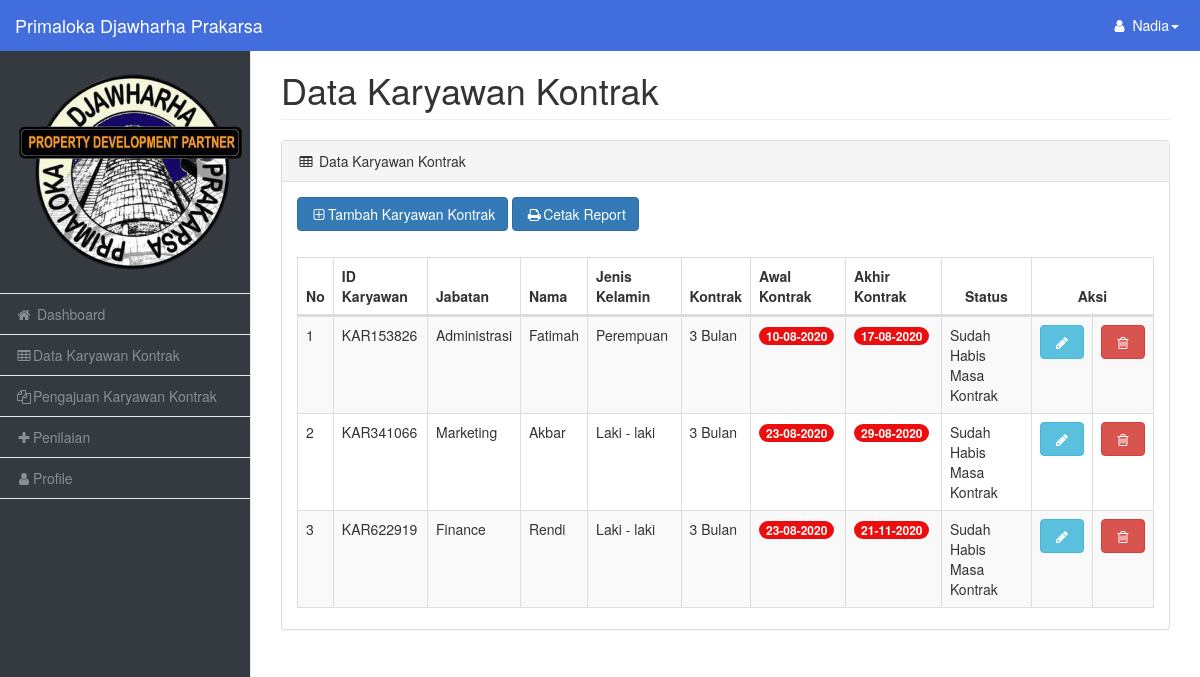
Page /pages/data_kar.php (signed in) on the committed database.
### tables this page shows
CREATE TABLE `tb_karyawan` (
  `id_karyawan` varchar(20) NOT NULL,
  `id_jabatan` int(11) NOT NULL,
  `nama` varchar(30) NOT NULL,
  `jk` varchar(20) NOT NULL,
  `alamat` text NOT NULL,
  `no_telp` varchar(12) NOT NULL,
  `tmp_lahir` varchar(20) NOT NULL,
  `tgl_lahir` date NOT NULL,
  `kontrak` varchar(15) NOT NULL,
  `awal_kontrak` date NOT NULL,
  `akhir_kontrak` date NOT NULL,
  `foto` text NOT NULL,
  `ket` varchar(30) NOT NULL,
  `status` enum('Diajukan','Selesai Kontrak','Belum Diajukan','Proses Penilaian','Perpanjang Kontrak','Sudah Dinilai','Dalam Masa Kontrak','Sudah Habis Kontrak') NOT NULL
);

CREATE TABLE `tb_jabatan` (
  `id_jabatan` int(11) NOT NULL,
  `nama_jabatan` varchar(20) NOT NULL
);

### pages/data_kar.php (the view, shortened to what this page needs)
<?php
  include '../database/functions.php' ;
    if (isset($_SESSION['status']) == 'login'){
        $jabatan = $_SESSION['jabatan'];
        if($_SESSION['akses']=="hrd"){
            $query = "SELECT * FROM tb_karyawan join tb_jabatan ON tb_jabatan.id_jabatan=tb_karyawan.id_jabatan order by tb_karyawan.id_jabatan  DESC";
        }else{
            $query = "SELECT * FROM tb_karyawan join tb_jabatan ON tb_jabatan.id_jabatan=tb_karyawan.id_jabatan where tb_karyawan.id_jabatan = $jabatan AND status != 'Belum Diajukan'";
        }
        $result = mysqli_query($mysqli,$query);
    }
?>
<!DOCTYPE html>
<html lang="en">
    <head>
        <link href="../css/bootstrap.min.css" rel="stylesheet">
        <link href="../css/metisMenu.min.css" rel="stylesheet">
        <link href="../css/dataTables/dataTables.bootstrap.css" rel="stylesheet">
        <link href="../css/dataTables/dataTables.responsive.css" rel="stylesheet">
        <link href="../css/startmin.css" rel="stylesheet">
        <link href="../css/font-awesome.min.css" rel="stylesheet" type="text/css">
    </head>
    <body style="background-color: #343a40;">
        <div id="wrapper">
            <?php include '../view/navigation.php' ; ?>
            <div id="page-wrapper">
                <div class="container-fluid">
                    <div class="row">
                        <div class="col-lg-12">
                            <h1 class="page-header">Data Karyawan Kontrak</h1>
                        </div>
                    </div>
                    <div class="row">
                        <div class="col-lg-12">
                            <div class="panel panel-default">
                                <div class="panel-heading">
                                <i class="fa fa-table fa-fw"></i>
                                    Data Karyawan Kontrak
                                </div>
                                <div class="panel-body">
                                <?php if($_SESSION['akses']=="hrd"){?>
                                    <a href="tambah_kar.php" class="btn btn-primary">
                                    <i class="fa fa-fw" aria-hidden="true" title="Copy to use plus-square-o">&#xf196</i>Tambah Karyawan Kontrak</a>
                                <?php }?>
                                <a href="../proses/cetak_report.php" class="btn btn-primary">
                                <i class="fa fa-fw" aria-hidden="true" title="Copy to use print">&#xf02f</i>Cetak Report</a>
                                <br>
                                    <div class="table-responsive">
                                        <table class="table table-striped table-bordered table-hover" id="dataTables-example">
                                            <thead>
                                                <tr>
                                                    <th>No</th>
                                                    <th>ID Karyawan</th>
                                                    <th>Jabatan</th>
                                                    <th>Nama</th>
                                                    <th>Jenis Kelamin</th>
                                                    <th>Kontrak</th>
                                                    <th>Awal Kontrak</th>
                                                    <th>Akhir Kontrak</th>
                                                    <th style="text-align:center;">Status</th>
                                                    <?php if($_SESSION['akses'] == "hrd"){?>
                                                        <th colspan="3" style="text-align:center;">Aksi</th>
                                                    <?php } ?>
                                                </tr>
                                            </thead>
                                            <tbody>
                                            <?php
                                                $no = 1;
                                                while($fetch = mysqli_fetch_array($result)){
                                                    $waktu_berjalan = date("d-m-Y");
                                                    $masa_kontrak = strtotime($fetch['akhir_kontrak']) - strtotime($waktu_berjalan);
                                                     ?>
                                                    <tr class='even gradeA'>
                                                    <td><?= $no++ ?></td>
                                                    <td><?= $fetch['id_karyawan'] ?></td>
                                                    <td><?= $fetch['nama_jabatan'] ?></td>
                                                    <td><?= $fetch['nama'] ?></td>
                                                    <td><?= $fetch['jk'] ?></td>
                                                    <td><?= $fetch['kontrak'] ?></td>
                                                    <?php if($masa_kontrak/(24*60*60)<=1){ ?>
                                                            <td><span class='badge' style='background-color:#ec0e0e; color:#fff;'>
                                                            <?= date('d-m-Y', strtotime($fetch['awal_kontrak'])); ?></span></td>
                                                            <td><span class='badge' style='background-color:#ec0e0e; color:#fff;'>
                                                            <?= date('d-m-Y', strtotime($fetch['akhir_kontrak'])); ?></span></td>
                                                    <?php }
                                                     ?>
                                                    <?php if($masa_kontrak/(24*60*60)<=1){ ?>
                                                        <td><?= $status_kontrak = "Sudah Habis Masa Kontrak" ?></td>
                                                    <?php }
                                                     ?>
                                                    <?php if($_SESSION['akses'] == "hrd"){ ?>
                                                    <td><a class='btn btn-info' href='edit_data_kar.php?id=<?= $fetch['id_karyawan']; ?>'>
                                                            <i class='fa fa-fw' aria-hidden='true' title='Copy to use pencil'>&#xf040</i></a></td>
                                                    <td><a class='btn btn-danger' onClick="deleteData('<?= $fetch['id_karyawan']; ?>')" data-toggle='modal' data-target='#ModalDelete'>
                                                            <i class='fa fa-fw' aria-hidden='true' title='Copy to use trash-o'>&#xf014</i></a></td>
                                                    <?php } ?>
                                                    </tr>
                                            <?php } ?>
                                            </tbody>
                                        </table>
                                    </div>
                                </div>
                            </div>
                        </div>
                    </div>
                </div>
            </div>
        </div>
    </body>
</html>

### view/navigation.php (shortened to what this page needs)
<nav class="navbar navbar-inverse navbar-fixed-top" role="navigation">
                <?php if($_SESSION['akses'] == "hrd"){?>
                <div class="navbar-header">
                    <a class="navbar-brand" href="../pages/index.php"><font color='white'>Primaloka Djawharha Prakarsa</font></a>
                </div>
                <?php } ?>
                <ul class="nav navbar-right navbar-top-links">
                    <li class="dropdown">
                        <a class="dropdown-toggle" data-toggle="dropdown" href="#" style="color: white;">
                            <i class="fa fa-user fa-fw"></i><font color='white'> <?php echo $_SESSION['nama']; ?></font><b class="caret"></b>
                        </a>
                    </li>
                </ul>
                <div class="navbar-default sidebar" role="navigation" style="background-color: #343a40;">
                    <div class="sidebar-nav navbar-collapse">
                        <ul class="nav" id="side-menu">
                            <li class="sidebar-search">
                                <div class="input-group custom-search-form">
                                    <img alt="Logo Primaloka" src="../logo/Logo_Primaloka2.png">
                                </div>
                            </li>
                            <li>
                                <a href="index.php" class="active" style="background-color: #343a40; color: #868e96;"><i class="fa fa-fw" aria-hidden="true" title="Copy to use home" style="color: #868e96;">&#xf015</i> Dashboard</a>
                            </li>
                            <?php if($_SESSION['akses'] == "hrd"){?>
                            <li>
                                <a href="data_kar.php" style="background-color: #343a40; color: #868e96;"><i class="fa fa-table fa-fw" style="color: #868e96;"></i>Data Karyawan Kontrak</a>
                            </li>
                            <?php } ?>
                            <?php if($_SESSION['akses'] == "hrd"){?>
                            <li>
                                <a href="pengajuan_kar.php" style="background-color: #343a40; color: #868e96;"><i class="fa fa-files-o fa-fw" style="color: #868e96;"></i>Pengajuan Karyawan Kontrak</a>
                            </li>
                            <?php } ?>
                            <li>
                                <a href="data_penilaian.php" style="background-color: #343a40; color: #868e96;"><i class="fa fa-fw" aria-hidden="true" title="Copy to use plus">&#xf067</i>Penilaian</a>
                            </li>
                            <li>
                                <a href="profile.php" style="background-color: #343a40; color: #868e96;"><i class="fa fa-user fa-fw" aria-hidden="true" title="Copy to use black-tie" style="color: #868e96;"></i>Profile</a>
                            </li>
                        </ul>
                    </div>
                </div>
            </nav>

### css/startmin.css (style rules this page uses)
body { background-color: #f8f8f8; }
#wrapper { width: 100%; }
#page-wrapper { padding-top: 30px; min-height: 568px; background-color: #fff; }
@media (min-width:768px) { #page-wrapper { position: inherit; margin-left: 250px; padding: 30px 15px 0 15px; border-left: 1px solid #e7e7e7; } }
.navbar-header { float: left; }
.navbar-right { text-align: right; }
.navbar-top-links { margin: 0; }
.navbar-top-links li { display: inline-block; }
.navbar-top-links li:last-child { margin-right: 6px; }
.navbar-top-links li a { padding: 15px; min-height: 50px; }
.navbar-top-links>li>a { color: #999; }
.sidebar .sidebar-nav.navbar-collapse { padding-right: 0; padding-left: 0; }
.sidebar .sidebar-search { padding: 15px; }
.sidebar ul li { border-bottom: 1px solid #e7e7e7; }
.sidebar ul li a.active { background-color: #eee; }
@media (min-width:768px) { .sidebar { z-index: 1; position: absolute; width: 250px; margin-top: 51px; } }

### view/navigation.php (style rules this page uses)
.navbar-inverse { background-color: #426edd; border-color: #426edd; }

### rows in the picture
tb_karyawan: id_karyawan "KAR153826", id_jabatan.nama_jabatan "Administrasi", nama "Fatimah", jk "Perempuan", kontrak "3 Bulan", awal_kontrak "10-08-2020", akhir_kontrak "17-08-2020"
tb_karyawan: id_karyawan "KAR341066", id_jabatan.nama_jabatan "Marketing", nama "Akbar", jk "Laki - laki", kontrak "3 Bulan", awal_kontrak "23-08-2020", akhir_kontrak "29-08-2020"
tb_karyawan: id_karyawan "KAR622919", id_jabatan.nama_jabatan "Finance", nama "Rendi", jk "Laki - laki", kontrak "3 Bulan", awal_kontrak "23-08-2020", akhir_kontrak "21-11-2020"

### other values in the picture
$_SESSION['nama'] "Nadia"
